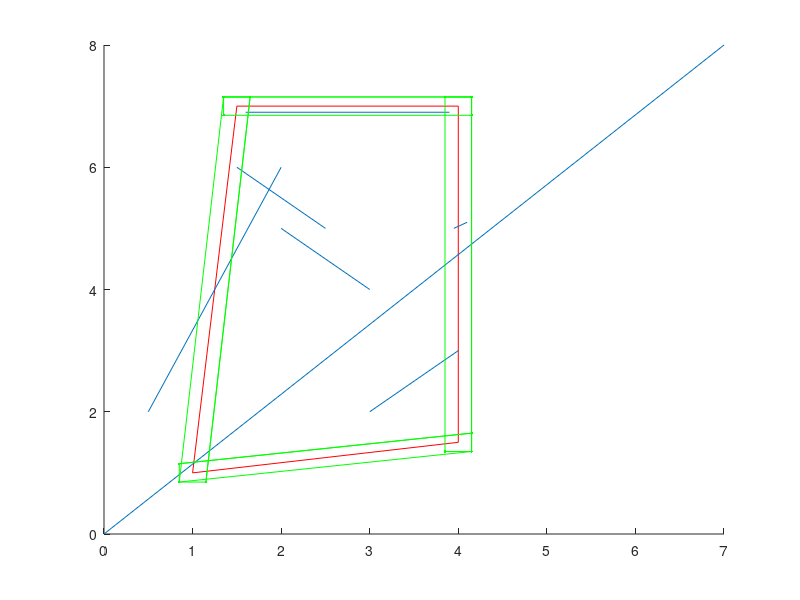

MATLAB code for this plot:
%This is Eric Peshkin's super swell Building Hypothesis Code. Welcome. I have
%updated the comments so they should be more descriptive. Also, the very
%last step may change substantially depending on how one interprets
%Saeedi's code. I will be checking this in class tomorrow and then changing
%or not changing it afterwards, appropriately.


%Generate sample hypotheses. We want 4. This is for the sake of testing
%things.
%Hypothesis 1:
X1=[1,1.5];
Y1=[1,7];
h1 = line(X1,Y1,'color','red');
X2=[1.5,4];
Y2=[7,7];
h2 = line(X2,Y2,'color','red');
X3=[4,4];
Y3=[1.5,7];
h3 = line(X3,Y3,'color','red');
X4=[1,4];
Y4=[1,1.5];
h4 = line(X4,Y4,'color','red');
%This is with every line charted simultaneously as one long line. Maybe it
%will be helpful?
%line([1,1.5,1.5,4,4,4,4,1],[1,7,7,7,7,1.5,1.5,1],'color','red')
%Hypothesis 2:

%Hypothesis 3:

%Hypothesis 4:

%Random Lines:
X100=[0.5,2];
Y100=[2,6];
r100 = line(X100,Y100);
X101=[0,7];
Y101=[0,8];
r101 = line(X101,Y101);
X102=[1.6,3.9];
Y102=[6.9,6.9];
r102 = line(X102,Y102);
X103=[3.95,4.1];
Y103=[5,5.1];
r103 = line(X103,Y103);
X104=[2,3];
Y104=[5,4];
r104 = line(X104,Y104);
X105=[1.5,2.5];
Y105=[6,5];
r105 = line(X105,Y105);
X106=[3,4];
Y106=[2,3];
r106 = line(X106,Y106);
%Note: "Hypothesis" is in red. "Non-hypothesis" lines are in blue. 
%Note: for these purposes, 0-99 are hypotheses, 100-199 are random lines, 200+ are tubes. 
%Step 1: Tube Creation. Tube is in green. Want a tube for every line in
%hypothesis. 
tuberad = 0.15;
%for loop to simplify here FIX FIX

%Tube 1: Left Side TOTALLY TUBULAR!
hold on
tx1 = [X1(2)+tuberad,X1(1)+tuberad,X1(1)-tuberad,X1(2)-tuberad,X1(2)+tuberad,X1(1)+tuberad];
ty1 = [Y1(2)+tuberad,Y1(1)-tuberad,Y1(1)-tuberad,Y1(2)+tuberad,Y1(2)+tuberad,Y1(1)-tuberad];
plot(tx1,ty1,'.-','color','green')
%Tube 2: Top Side TUBULAR MY MAN! (Top - Bot = pos)
tx2 = [X2(1)-tuberad,X2(2)+tuberad,X2(2)+tuberad,X2(1)-tuberad,X2(1)-tuberad,X2(2)+tuberad];
ty2 = [Y2(1)+tuberad,Y2(2)+tuberad,Y2(2)-tuberad,Y2(1)-tuberad,Y2(1)+tuberad,Y2(2)+tuberad];
plot(tx2,ty2,'.-','color','green')
%Tube 3: Right Side TUBULAR DUDE! (Top - Bot = pos)
tx3 = [X3(1)+tuberad,X3(2)+tuberad,X3(2)-tuberad,X3(1)-tuberad,X3(1)+tuberad,X3(2)+tuberad];
ty3 = [Y3(1)-tuberad,Y3(2)+tuberad,Y3(2)+tuberad,Y3(1)-tuberad,Y3(1)-tuberad,Y3(2)+tuberad];
plot(tx3,ty3,'.-','color','green')
%Tube 4: Bottom Side TUBULAR BRO! (Top - Bot = positive)
tx4 = [X4(1)-tuberad,X4(2)+tuberad,X4(2)+tuberad,X4(1)-tuberad,X4(1)-tuberad,X4(2)+tuberad];
ty4 = [Y4(1)+tuberad,Y4(2)+tuberad,Y4(2)-tuberad,Y4(1)-tuberad,Y4(1)+tuberad,Y4(2)+tuberad];
plot(tx4,ty4,'.-','color','green')

%STEP 2: Find all lines that are fully or partially within the tubes. (From
%the set of III-A-5
%(use inpolygon to determine whether both endpoints are in the tube)

%Check all lines for interior of Tube 1:

%Linelist is list of suspect lines. Currently as [[x1,x2;y1,y2]]
linelist = [[0.5,2;2,6],[0,7;0,8],[1.6,3.9;6.9,6.9],[3.95,4.1;5,5.1],[2,3;5,4],[1.5,2.5;6,5],[3,4;2,3]];
linecell = cell(length(linelist)/2,1);
for i = 1:(length(linelist)/2);
    linecell{i,1} = linelist(4*i-3:4*i);
end
Tube1Array = [];
for k = linelist;
    [in] = inpolygon(k(1),k(2),tx1,ty1);
    Tube1Array = cat(1,Tube1Array,[in]);
end

%Tube1Array is a vertical matrix for which every row corresponds to a
%point. Every second row begins a new "line". 
%Let's split this into 7 2x1 doubles, each of which contains a single "line's" validity info.
Tube1Lines = mat2cell(Tube1Array,zeros(1,(size(Tube1Array,1)/2))+2,[1]);

%Now we will seperate any lines that "fit" (or one pt in the line is in the
%polygon, to check for the entire line in polygon switch to [1;1] on all.)
count = 0;
for k = 1:length(Tube1Lines);
    if cell2mat(Tube1Lines(k)) == [0;1]; %COULDN'T GET "OR" "|" OPERATOR TO WORK!!!!!
        %counter variable to determine size of the chosen lines cell.
        count = count+1;
    end
    if cell2mat(Tube1Lines(k)) == [1;0]; 
        %counter variable to determine size of the chosen lines cell.
        count = count+1;
    end 
end
chosenlinescell = cell(count,1);
count2 = 1;
for k = 1:length(Tube1Lines);
    if cell2mat(Tube1Lines(k)) == [0;1];
        %select the matrices of lines information such that they are within
        %the tubes
        tubelinecoords = vec2mat(cell2mat(linecell(k)),2);
        chosenlinescell{count2,1} = tubelinecoords;
        count2 = count2 + 1;
    end
    %hi, couldn't get or operator to work again...idk why. 
    if cell2mat(Tube1Lines(k)) == [1;0];
        %select the matrices of lines information such that they are within
        %the tubes
        tubelinecoords = vec2mat(cell2mat(linecell(k)),2);
        chosenlinescell{count2,1} = tubelinecoords;
        count2 = count2 + 1;
    end       
end

%Now we have a cell array that contains the matrices of every [x1,x2;y1,y2]
%line that is within each tube for Tube 1 in chosenlinescell. 


%(Still for tube 1, can copy-paste or try to automate in some complicated
%way. Consider both, even if just for learning value)
%STEP 3: Remove lines with an orientation difference from the side higher
%than 15%
%Remember hypothesis is X1,Y1. 
for k = 1:length(chosenlinescell);
    hypothline = cell2mat(chosenlinescell(k));
    linepointA = hypothline(1:2);
    linepointB = hypothline(3:4); 
    randlinevec = (linepointB - linepointA);     
    x1y1 = [X1(1),Y1(1)];
    x2y2 = [X1(2),Y1(2)];
    hypothvec = (x2y2-x1y1);
    dotp = dot(randlinevec,hypothvec);
    magA = norm(randlinevec);
    magB = norm(hypothvec);
    costheta = dotp/(magA * magB);
    thetarads = acos(costheta);
    thetadeg = thetarads * (180/pi);
    %Now we have our angle in degrees.
    %Let's remove the vectors that are more than 15 degrees different
    if thetadeg > 15;
        if thetadeg < 345; 
        chosenlinescell{k,1} = NaN;  
        %Now anywhere this was true, the chosenlines cell contains NaN
        end 
    end 
end
%STEP 4: Now we project each selected line on the "closest side of the
%hypothesis," which based on how this code is written is already determined.
projectorcell = chosenlinescell;
scorecell = projectorcell;
for k = 1:length(chosenlinescell);
    if isnan(chosenlinescell{k}) == 0;
        hypothline = cell2mat(chosenlinescell(k));
        linepointA = hypothline(1:2);
        linepointB = hypothline(3:4); 
        randlinevec = (linepointB - linepointA);
        x1y1 = [X1(1),Y1(1)];
        x2y2 = [X1(2),Y1(2)];
        hypothvec = (x2y2-x1y1);
        %Project randlinevec onto hypothvec.
        projection =(dot(randlinevec,hypothvec)/norm(hypothvec)^2)*hypothvec;
        %Create a cell to keep the projection information in for ease of
        %access. This may never be called again, idk. 
        projectorcell{k} = projection;
        %STEP 5: Calculate normalized coverage due to line projection.
        normedcov = norm(projection)/norm(hypothvec);
        if normedcov > 1;
            %Adjust for the fact some lines may be far beyond the boundary
            %of our hypothesis and they don't deserve a higher score.
            normedcov = normedcov^-1;
        end 
        %Scorecell contains the normalized projection scores and NaN's
        %where a line was not utilized because it did not fit criteria. 
       	scorecell{k} = normedcov      
    end 
end 
%Currently, scorecell is the final output that gives you the scores for the
%one edge. This will be changed as I ask questions tomorrow, so the code
%isn't entirely finished yet. The stuff below is all my notes for future
%improvement or ambiguity, not important for the code but feel free to
%read if you're reading this, I guess. 
%I should also probably make it correspond to the linecell. Cool, wait it
%already does lol. I'll write this all up tomorrow morning. 


%Also find lines both fully and partially in tubes...
%Sum the four scores and normalize them?

%Project each line on the closest line of the hypothesis is the part that's
%missing, we only project one line on the closest line of the hypothesis,
%so nothing to sum yet? This could be read as my code or another
%interpretation but the lines are not square buildings there are only lines
%so I think my interpretation is correct. Saeedi is vague here. 

%One thing that needs adjusting, if a line crosses from one tube to another
%it will NOT be considered viable. Idk if this is meant to work this way, I
%will check soon. This could rudimentarily be fixed by increasing tube
%radius, but this is obviously not cost-free. 
